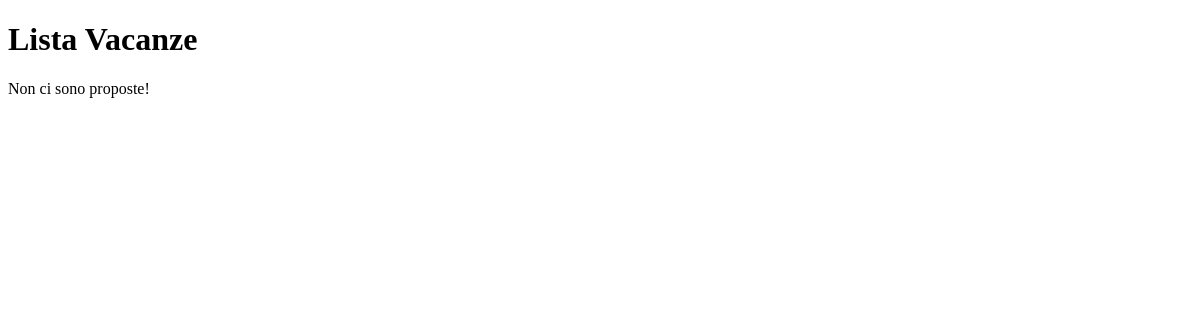
The page /vacation/vacationlist/ on the database as committed earlier.
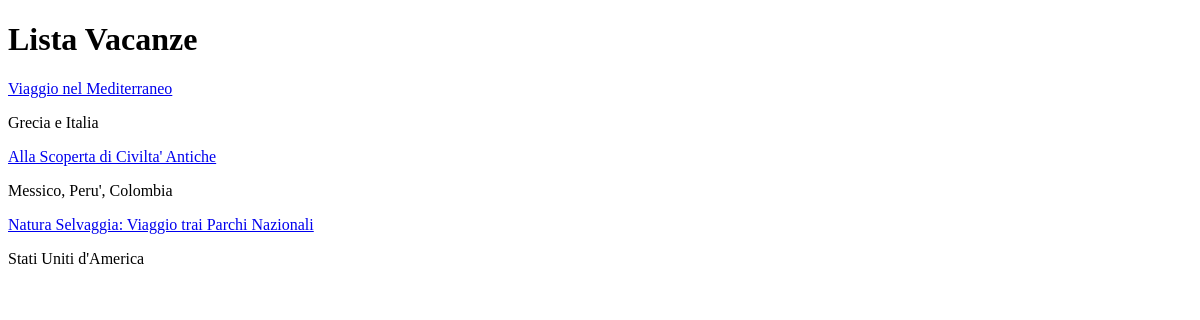
The same page on the database as committed later.
### vacation/models.py (models this page shows)
class Vacation(models.Model):
    title = models.CharField(max_length=200)
    place = models.CharField(max_length=200)
    duration = models.CharField(max_length=200)
    price = models.CharField(max_length=200)
    type = models.CharField(max_length=200)
    likes = models.IntegerField(default=0)
    season = models.CharField(max_length=200)

### vacation/views.py (the view)
# urls.py: path("vacationlist/", VacationListView.as_view(), name="vacationlist"),
class VacationListView(ListView):
    model = Vacation
    template_name = "vacation/vacationlist.html"

### vacation/templates/vacation/vacationlist.html (shortened to what this page needs)
{% extends "base.html" %}
{% block content %}
    <h1>Lista Vacanze</h1>
    {% if object_list.count > 0 %}
        {% for v in object_list %}
            <div class="card">
                <a href="{% url 'vacation:detailvacation' v.pk %}">{{v.title}}</a>
                <p>{{v.place}}</p>
            </div>
        {% endfor %}
    {% else %}
        <p>Non ci sono proposte!</p>
    {% endif %}
{% endblock %}

### templates/base.html (shortened to what this page needs)
<!DOCTYPE html>
<html lang="en">
<head>
</head>
<body>
    {% block content %}
    {% endblock %}
</body>
</html>

Rows that differ between the two databases and show on the page:
added Vacation: title "Viaggio nel Mediterraneo", place "Grecia e Italia"
added Vacation: title "Alla Scoperta di Civilta' Antiche", place "Messico, Peru', Colombia"
added Vacation: title "Natura Selvaggia: Viaggio trai Parchi Nazionali", place "Stati Uniti d'America"
Other text that changed with them:
text no longer shown: "Non ci sono proposte!"
